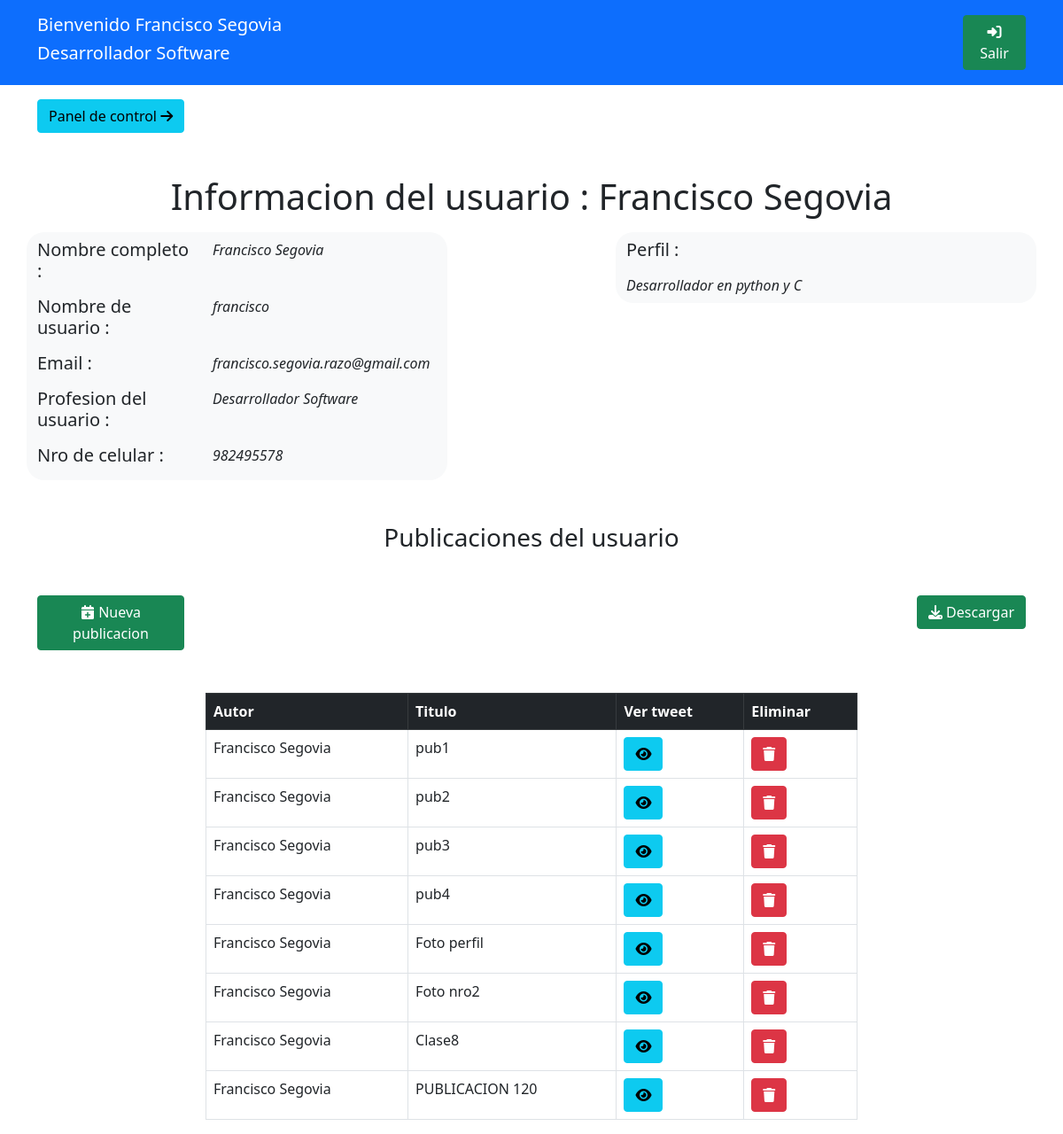
Screenshot of /informacionUsuario (signed in) with the database file from the repository.
### app3/models.py (models this page shows)
class datosUsuario(models.Model):
    profesion = models.CharField(max_length=48,null=True,blank=True)
    nroCelular = models.CharField(max_length=16,null=True,blank=True)
    perfilUsuario = models.CharField(max_length=256,null=True,blank=True)
    usrRel = models.OneToOneField(User,null=True,blank=True,on_delete=models.CASCADE)

class publicacion(models.Model):
    titulo = models.CharField(max_length=64,null=True,blank=True)
    descripcion = models.CharField(max_length=256,null=True,blank=True)
    autorPub = models.ForeignKey(User,on_delete=models.CASCADE, null=True, blank=True)
    imagenPub = models.ImageField(upload_to='imagenes/',null=True, blank=True)

### app3/views.py (the view)
# urls.py: path('informacionUsuario',views.informacionUsuario,name='informacionUsuario'),
@login_required(login_url='/')
def informacionUsuario(request):
    return render(request,'informacionUsuario.html',{
        'allPubs':publicacion.objects.all()
    })

### app3/templates/informacionUsuario.html (shortened to what this page needs)
{% load static %}
<!DOCTYPE html>
<html>
    <head>
        <link href="https://cdn.jsdelivr.net/npm/bootstrap@5.0.2/dist/css/bootstrap.min.css" rel="stylesheet">
        <link rel="stylesheet" href="https://cdnjs.cloudflare.com/ajax/libs/font-awesome/6.4.0/css/all.min.css" />
    </head>
    <body>
        <div class="bg-primary">
            <div class="container">
                <div class="row justify-content-between align-items-center">
                    <div class="col-4 mt-3 mb-3 text-white">
                        <div class="row">
                            <h5>Bienvenido {{ user.first_name }} {{ user.last_name }}</h5>
                        </div>
                        <div class="row">
                            <h5 id="elMod">{{ user.datosusuario.profesion }}</h5>
                        </div>
                    </div>
                    <div class="col-1">
                        <a class="btn btn-success" href="{% url 'app3:cerrarSesion' %}"><i class="fa-solid fa-right-to-bracket"></i> Salir</a>
                    </div>
                </div>
            </div>
        </div>
        <div class="container mt-3 mb-3">
            <div>
                <a href="{% url 'app3:consolaAdministrador' %}" class="btn btn-info">Panel de control <i class="fa-solid fa-arrow-right"></i></a>
            </div>
        </div>
        <div class="mt-5 text-center mb-3">
            <h1>Informacion del usuario : {{ user.first_name }} {{ user.last_name }}</h1>
        </div>
        <div class="container">
            <div class="row justify-content-between">
                <div class="col-5 bg-light" style="border-radius: 20px;">
                    <div class="row mb-2 mt-2">
                        <div class="col-5">
                            <h5>Nombre completo : </h5>
                        </div>
                        <div class="col-7">
                            <i>{{ user.first_name }} {{ user.last_name }}</i>
                        </div>
                    </div>
                    <div class="row mb-2">
                        <div class="col-5">
                            <h5>Nombre de usuario : </h5>
                        </div>
                        <div class="col-7">
                            <i>{{ user.username }}</i>
                        </div>
                    </div>
                    <div class="row mb-2">
                        <div class="col-5">
                            <h5>Email : </h5>
                        </div>
                        <div class="col-7">
                            <i>{{ user.email }}</i>
                        </div>
                    </div>
                    <div class="row mb-2">
                        <div class="col-5">
                            <h5>Profesion del usuario : </h5>
                        </div>
                        <div class="col-7">
                            <i>{{ user.datosusuario.profesion }}</i>
                        </div>
                    </div>
                    <div class="row mb-2">
                        <div class="col-5">
                            <h5>Nro de celular : </h5>
                        </div>
                        <div class="col-7">
                            <i>{{ user.datosusuario.nroCelular }}</i>
                        </div>
                    </div>
                </div>
                <div class="col-5 bg-light h-100" style="border-radius: 20px;">
                    <div class="row mb-2 mt-2">
                        <div class="col-5">
                            <h5>Perfil : </h5>
                        </div>
                    </div>
                    <div class="row mb-2">
                        <div class="col-12">
                            <i>{{ user.datosusuario.perfilUsuario }}</i>
                        </div>
                    </div>
                </div>
            </div>
        </div>
        <div class="mt-5 text-center mb-3">
            <h3>Publicaciones del usuario</h3>
        </div>
        <div class="container mt-5">
            <div class="row justify-content-between">
                <div class="col-2 text-start">
                    <button class="btn btn-success" data-bs-toggle="modal" data-bs-target="#nuevaPub"><i class="fa-solid fa-calendar-plus"></i> Nueva publicacion</button>
                </div>
                <div class="col-2 text-end">
                    <a class="btn btn-success" href="#"><i class="fa-solid fa-download"></i> Descargar</a>
                </div>
            </div>
        </div>
        <div class="mt-5 container">
            <div class="row justify-content-center">
                <div class="col-8">
                    <table class="table table-bordered">
                        <thead class="table-dark">
                            <th>Autor</th>
                            <th>Titulo</th>
                            <th>Ver tweet</th>
                            <th>Eliminar</th>
                        </thead>
                        <tbody>
                            {% for pubInfo in allPubs %}
                            <tr>
                                <td>{{ pubInfo.autorPub.first_name }} {{ pubInfo.autorPub.last_name }}</td>
                                <td>{{ pubInfo.titulo }}</td>
                                <td><button data-bs-toggle="modal" data-bs-target="#detallePub" id="{{ pubInfo.id }}" onclick="cargarPub(this.id)" class="btn btn-info"><i class="fa-solid fa-eye"></i></button></td>
                                <td><a class="btn btn-danger" href="#"><i class="fa-solid fa-trash"></i></a></td>
                            </tr>
                            {% endfor %}
                        </tbody>
                    </table>
                </div>
            </div>
        </div>
    </body>
</html>

### rows the page displays
publicacion: autorPub.first_name "Francisco", autorPub.last_name "Segovia", titulo "pub1"
publicacion: autorPub.first_name "Francisco", autorPub.last_name "Segovia", titulo "pub2"
publicacion: autorPub.first_name "Francisco", autorPub.last_name "Segovia", titulo "pub3"
publicacion: autorPub.first_name "Francisco", autorPub.last_name "Segovia", titulo "pub4"
publicacion: autorPub.first_name "Francisco", autorPub.last_name "Segovia", titulo "Foto perfil"
publicacion: autorPub.first_name "Francisco", autorPub.last_name "Segovia", titulo "Foto nro2"
publicacion: autorPub.first_name "Francisco", autorPub.last_name "Segovia", titulo "Clase8"
publicacion: autorPub.first_name "Francisco", autorPub.last_name "Segovia", titulo "PUBLICACION 120"

### other values shown
{{ user.first_name }} "Francisco"
{{ user.last_name }} "Segovia"
{{ user.datosusuario.profesion }} "Desarrollador Software"
{{ user.username }} "francisco"
{{ user.email }} "francisco.segovia.razo@gmail.com"
{{ user.datosusuario.nroCelular }} "982495578"
{{ user.datosusuario.perfilUsuario }} "Desarrollador en python y C"
